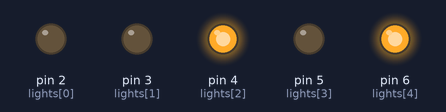
A sketch run on a simulated Arduino Uno, built with avr-gcc and run on an emulated ATmega328P. Parts: output pins drawn as LEDs (lit = HIGH).

Above: at 0.1 s.
At 5.1 s:
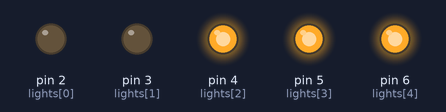
At 8.1 s:
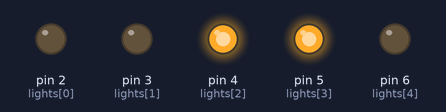
At 20.1 s:
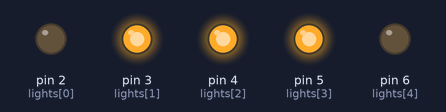
At 32.1 s:
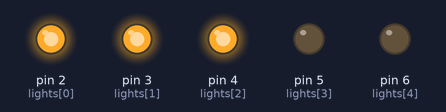
At 37.1 s:
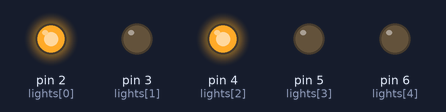
Timing chart, 0 to 38.6 s (numbered marks = the images above):
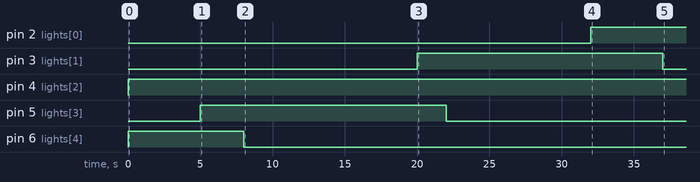

The sketch:

peako_relays.ino
```cpp
/* peako_relays.ino v2.0 */

/*
 * hardware
 */
int lights[5] = {2, 3, 4, 5, 6};
int lightCount = 5;

/*
 * configs
 */
int start[5] = {32, 20, 0, 5, 0};
int duration[5] = {8, 17, 60, 17, 8};
int loopEnd = 60;
int delayMs = 1000;

/*
 * runtime
 */
int loopIdx;

/*
 * utils
 */
int setNextLoopIdx() {
  if(loopIdx < loopEnd - 1) {
    loopIdx = loopIdx + 1;
  } else {
    loopIdx = 0;
  }
}

bool getLightState(int lightIdx) {
  int lightStart = start[lightIdx];
  int lightDuration = duration[lightIdx];
  int lightEnd = lightStart + lightDuration;
  bool lightStaysOnThroughLoopEnd = lightEnd > loopEnd;

  if(
    lightStaysOnThroughLoopEnd &&
    ((loopIdx >= 0 && loopIdx < lightEnd - loopEnd) ||
      loopIdx >= lightStart)
  ) {
    return HIGH;
  } else if (lightStart <= loopIdx && lightEnd > loopIdx) {
    return HIGH;
  }
  return LOW;
}

/*
 * main
 */
void setup() {
  // Serial.begin(9600);
  for(int lightIdx = 0; lightIdx < lightCount; lightIdx++){
    pinMode(lights[lightIdx], OUTPUT);
  }
}

void loop() {
  // Serial.println(loopIdx);
  for(int lightIdx = 0; lightIdx < lightCount; lightIdx++){
    digitalWrite(lights[lightIdx], getLightState(lightIdx));
  }

  setNextLoopIdx();
  delay(delayMs);
}
```

Measured:
- by itself, pin 2 (lights[0]): LOW → HIGH at 32.0 s
- by itself, pin 3 (lights[1]): LOW → HIGH at 20.0 s, → LOW 17.0 s later
- by itself, pin 4 (lights[2]): LOW → HIGH at 0.00 s
- by itself, pin 5 (lights[3]): LOW → HIGH at 5.0 s, → LOW 17.0 s later
- by itself, pin 6 (lights[4]): LOW → HIGH at 0.00 s, → LOW 8.0 s later
